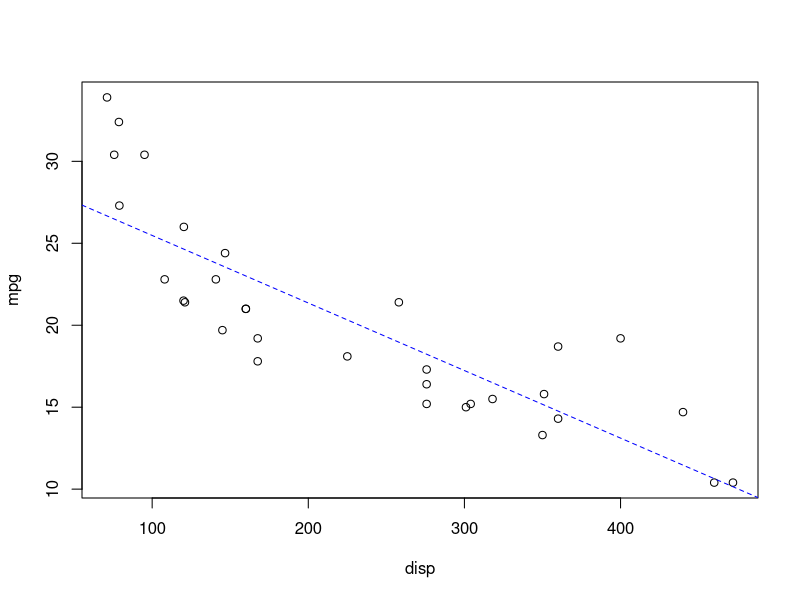
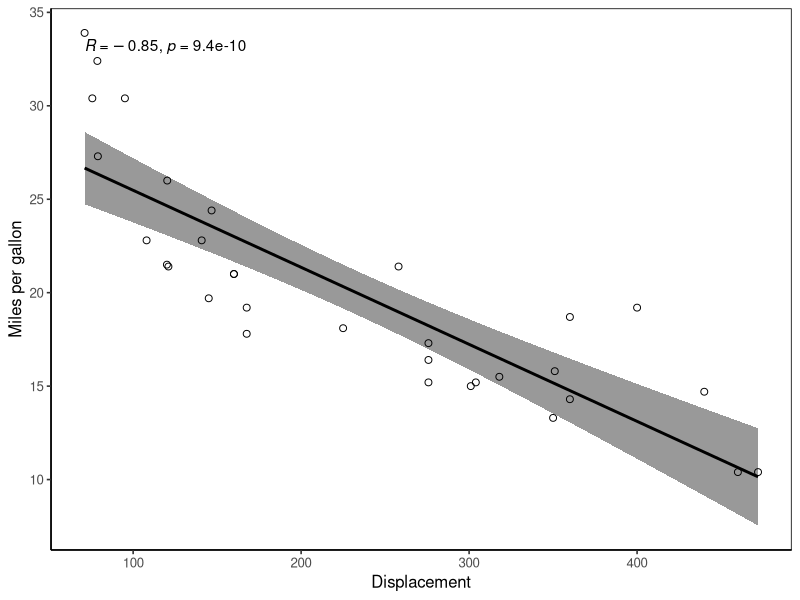

The R source for these figures, in order:
## ---- chunk 1
#| label: tbl-mtcars
#| tbl-cap: "mtcars R dataset"

mtcars |> 
  knitr::kable() 
## ---- chunk 2
#| label: tbl-arrests
#| tbl-cap: "USArrests R dataset from the datasets package"

USArrests  |> 
  knitr::kable() 
## ---- chunk 3
glm <- glm(mpg ~ disp, data = mtcars)
glm
## ---- chunk 4
#| label: plot-glm
#| fig-cap: The figure describes the relationship between displacement and miles per gallon based on the mtcars dataset
#| fig-height: 6
glm <- lm(mpg ~ disp, data = mtcars)
plot(mpg ~ disp, data = mtcars) # add general linear model dashed line
abline(glm, col = "blue", lty = 2)
## ---- chunk 5
#| label: plot-ggplot2
#| fig-cap: ggpubr figure describes the relationship between displacement and miles per gallon based on the mtcars dataset
#| fig-height: 6

# install ggplot2 package if not already installed
if (!require("ggpubr")) {
  install.packages("ggpubr")
  library(ggpubr)
}

ggscatter(mtcars, x = "disp", y = "mpg", shape = 1,
          add = "reg.line", 
          conf.int = TRUE, 
          cor.coef = TRUE, 
          cor.method = "pearson",
          xlab = "Displacement", ylab = "Miles per gallon") +
          theme_classic2() + 
          theme(
            panel.border = element_rect(colour = "black", fill = NA),
          ) 


